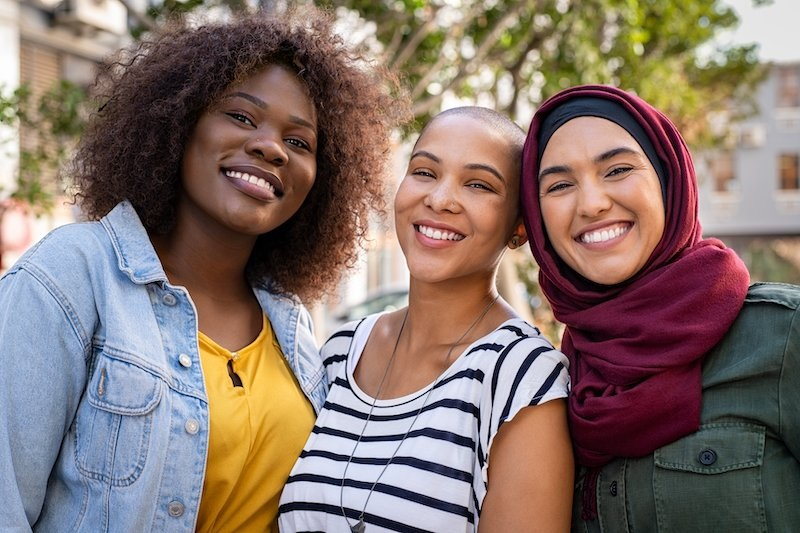
#> input picture colorization-20201125T060852Z-001/Gray_Image/test.jpg, 800 x 533 px
$ python gray2.py
#> lines starting #> are read from the running program, lines starting #| are printed output that depends on the picture; after the words box and inside, x2 and y2 are one past the last pixel; in counts of white or black regions, pixels touching at a corner belong together
from PIL import Image

col = Image.open("test.jpg")
#> col is the input picture: PIL image 800x533 RGB; mean R, G, B 134, 115.5, 108
gray = col.convert('L')
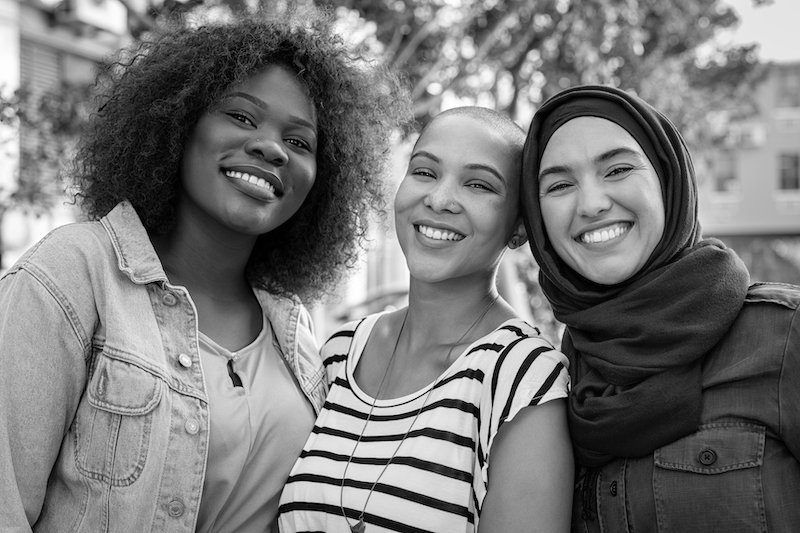
#> gray: PIL image 800x533 L; min 0, max 255, mean 120.2
bw = gray.point(lambda x: 0 if x<128 else 255, '1')
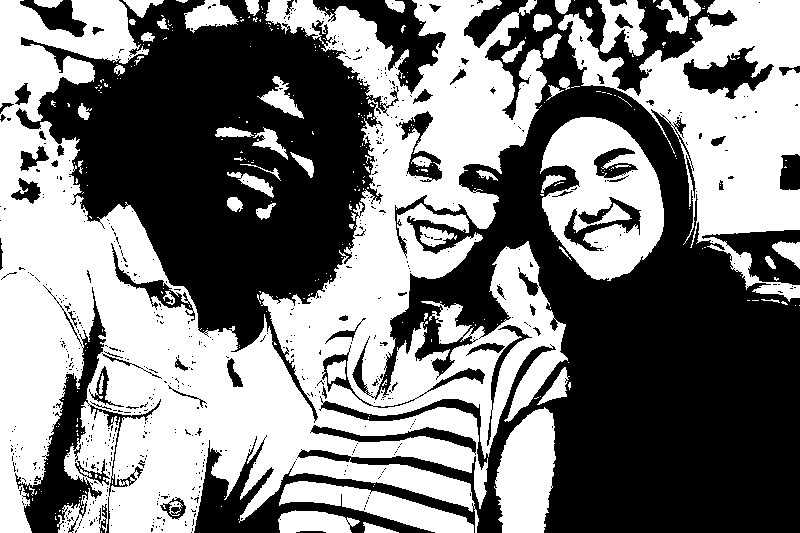
#> bw: PIL image 800x533 1; 49.7% white; 320 white regions (266 under 20 px), largest, box (x1, y1, x2, y2) and area: (0, 0, 568, 533) 148670, (558, 0, 800, 302) 28118, (540, 117, 664, 281) 12195
bw.save("man_bn.png")
